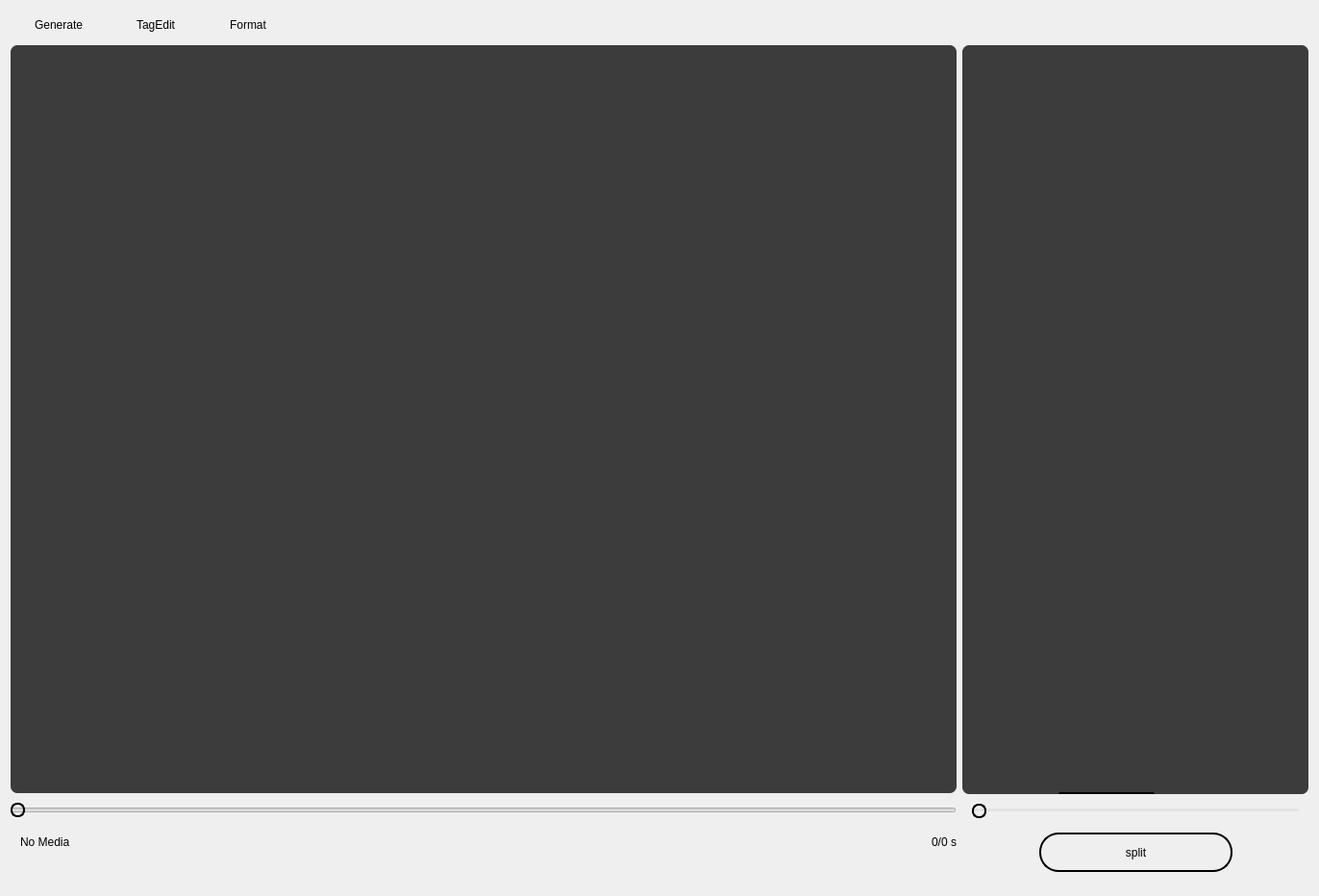
<?xml version="1.0" encoding="UTF-8"?>
<ui version="4.0">
 <class>splitWidget</class>
 <widget class="QWidget" name="splitWidget">
  <property name="geometry">
   <rect>
    <x>0</x>
    <y>0</y>
    <width>1372</width>
    <height>932</height>
   </rect>
  </property>
  <property name="windowTitle">
   <string>VmSplitTool</string>
  </property>
  <property name="windowIcon">
   <iconset resource="../image.qrc">
    <normaloff>:/icon.png</normaloff>:/icon.png</iconset>
  </property>
  <property name="styleSheet">
   <string notr="true">QWIdget
{
	background-color: rgb(230,230,230);
}</string>
  </property>
  <layout class="QGridLayout" name="gridLayout">
   <item row="0" column="0" colspan="2">
    <layout class="QHBoxLayout" name="horizontalLayout">
     <item>
      <widget class="QPushButton" name="generateButton">
       <property name="sizePolicy">
        <sizepolicy hsizetype="Minimum" vsizetype="Fixed">
         <horstretch>0</horstretch>
         <verstretch>0</verstretch>
        </sizepolicy>
       </property>
       <property name="minimumSize">
        <size>
         <width>100</width>
         <height>30</height>
        </size>
       </property>
       <property name="maximumSize">
        <size>
         <width>120</width>
         <height>30</height>
        </size>
       </property>
       <property name="toolTip">
        <string>generater</string>
       </property>
       <property name="styleSheet">
        <string notr="true">QWidget
{
	background-color: rgb(255, 255, 255,0);
	border: 0px solid rgb(0,0,0);
	border-radius: 15px;
	color: rgb(0,0,0);
	font: 75 9pt &quot;等线&quot;;
}
QWidget:hover
{
	font-size:10pt;
	color: rgb(255, 255, 255);
	background-color: rgb(0, 0, 0);
}
QWidget:pressed 
{
	font-size:8pt;
}</string>
       </property>
       <property name="text">
        <string>Generate</string>
       </property>
      </widget>
     </item>
     <item>
      <widget class="QPushButton" name="tagEditButton">
       <property name="sizePolicy">
        <sizepolicy hsizetype="Minimum" vsizetype="Fixed">
         <horstretch>0</horstretch>
         <verstretch>0</verstretch>
        </sizepolicy>
       </property>
       <property name="minimumSize">
        <size>
         <width>90</width>
         <height>30</height>
        </size>
       </property>
       <property name="maximumSize">
        <size>
         <width>120</width>
         <height>30</height>
        </size>
       </property>
       <property name="toolTip">
        <string>generater</string>
       </property>
       <property name="styleSheet">
        <string notr="true">QWidget
{
	background-color: rgb(255, 255, 255,0);
	border: 0px solid rgb(0,0,0);
	border-radius: 15px;
	color: rgb(0,0,0);
	font: 75 9pt &quot;等线&quot;;
}
QWidget:hover
{
	font-size:10pt;
	color: rgb(255, 255, 255);
	background-color: rgb(0, 0, 0);
}
QWidget:pressed 
{
	font-size:8pt;
}</string>
       </property>
       <property name="text">
        <string>TagEdit</string>
       </property>
      </widget>
     </item>
     <item>
      <widget class="QPushButton" name="formatButton">
       <property name="sizePolicy">
        <sizepolicy hsizetype="Minimum" vsizetype="Fixed">
         <horstretch>0</horstretch>
         <verstretch>0</verstretch>
        </sizepolicy>
       </property>
       <property name="minimumSize">
        <size>
         <width>90</width>
         <height>30</height>
        </size>
       </property>
       <property name="maximumSize">
        <size>
         <width>120</width>
         <height>30</height>
        </size>
       </property>
       <property name="toolTip">
        <string>format convert</string>
       </property>
       <property name="styleSheet">
        <string notr="true">QWidget
{
	background-color: rgb(255, 255, 255,0);
	border: 0px solid rgb(0,0,0);
	border-radius: 15px;
	color: rgb(0,0,0);
	font: 75 9pt &quot;等线&quot;;
}
QWidget:hover
{
	font-size:10pt;
	color: rgb(255, 255, 255);
	background-color: rgb(0, 0, 0);
}
QWidget:pressed 
{
	font-size:8pt;
}</string>
       </property>
       <property name="text">
        <string>Format</string>
       </property>
      </widget>
     </item>
     <item>
      <spacer name="horizontalSpacer">
       <property name="orientation">
        <enum>Qt::Horizontal</enum>
       </property>
       <property name="sizeHint" stdset="0">
        <size>
         <width>40</width>
         <height>20</height>
        </size>
       </property>
      </spacer>
     </item>
    </layout>
   </item>
   <item row="1" column="1">
    <layout class="QVBoxLayout" name="verticalLayout">
     <property name="spacing">
      <number>0</number>
     </property>
     <item>
      <layout class="QHBoxLayout" name="horizontalLayout_2">
       <property name="spacing">
        <number>0</number>
       </property>
       <item>
        <widget class="QListWidget" name="startListWidget">
         <property name="sizePolicy">
          <sizepolicy hsizetype="Fixed" vsizetype="Expanding">
           <horstretch>0</horstretch>
           <verstretch>0</verstretch>
          </sizepolicy>
         </property>
         <property name="minimumSize">
          <size>
           <width>100</width>
           <height>0</height>
          </size>
         </property>
         <property name="maximumSize">
          <size>
           <width>100</width>
           <height>16777215</height>
          </size>
         </property>
         <property name="toolTip">
          <string>起始时间</string>
         </property>
         <property name="styleSheet">
          <string notr="true">QWidget
{
	background-color: rgb(60,60,60);
	border: 0px solid rgb(255,255,255);
	border-top-left-radius: 7px;
	border-bottom-left-radius: 7px;
	border-right-width:0px;
	color: #fff;
	font: 75 8pt &quot;微软雅黑&quot;;
}
QWidget:hover
{
	background-color:rgb(100,100,100);
}
QListWidget::item:hover
{
	background:rgb(40,40,40);
}
QListWidget::item:selected 
{
	border:2px solid #fff;
	border-radius:7px;
}
QListWidget::item
{
	color:#ff8200;
}</string>
         </property>
         <property name="verticalScrollBarPolicy">
          <enum>Qt::ScrollBarAlwaysOff</enum>
         </property>
         <property name="horizontalScrollBarPolicy">
          <enum>Qt::ScrollBarAlwaysOff</enum>
         </property>
         <property name="autoScroll">
          <bool>true</bool>
         </property>
         <property name="editTriggers">
          <set>QAbstractItemView::NoEditTriggers</set>
         </property>
         <property name="dragDropMode">
          <enum>QAbstractItemView::DragDrop</enum>
         </property>
         <property name="resizeMode">
          <enum>QListView::Fixed</enum>
         </property>
         <property name="selectionRectVisible">
          <bool>true</bool>
         </property>
        </widget>
       </item>
       <item>
        <widget class="QListWidget" name="endListWidget">
         <property name="sizePolicy">
          <sizepolicy hsizetype="Fixed" vsizetype="Expanding">
           <horstretch>0</horstretch>
           <verstretch>0</verstretch>
          </sizepolicy>
         </property>
         <property name="minimumSize">
          <size>
           <width>100</width>
           <height>0</height>
          </size>
         </property>
         <property name="maximumSize">
          <size>
           <width>100</width>
           <height>16777215</height>
          </size>
         </property>
         <property name="toolTip">
          <string>结束时间</string>
         </property>
         <property name="styleSheet">
          <string notr="true">QWidget
{
	background-color: rgb(60,60,60);
	border-top: 0px solid rgb(255,255);
	border-bottom: 2px solid rgb(0,0,0);
	color: #fff;
	font: 75 8pt &quot;微软雅黑&quot;;
}
QWidget:hover
{
	background-color:rgb(100,100,100);
}
QListWidget::item:hover
{
	background:rgb(40,40,40);
}
QListWidget::item:selected 
{
	border:2px solid #fff;
	border-radius:7px;
}
QListWidget::item
{
	color:#ff8200;
}</string>
         </property>
         <property name="verticalScrollBarPolicy">
          <enum>Qt::ScrollBarAlwaysOff</enum>
         </property>
         <property name="horizontalScrollBarPolicy">
          <enum>Qt::ScrollBarAlwaysOff</enum>
         </property>
         <property name="autoScroll">
          <bool>true</bool>
         </property>
         <property name="editTriggers">
          <set>QAbstractItemView::NoEditTriggers</set>
         </property>
         <property name="dragDropMode">
          <enum>QAbstractItemView::DragDrop</enum>
         </property>
         <property name="resizeMode">
          <enum>QListView::Fixed</enum>
         </property>
         <property name="selectionRectVisible">
          <bool>true</bool>
         </property>
        </widget>
       </item>
       <item>
        <widget class="QListWidget" name="tagListWidget">
         <property name="sizePolicy">
          <sizepolicy hsizetype="Fixed" vsizetype="Expanding">
           <horstretch>0</horstretch>
           <verstretch>0</verstretch>
          </sizepolicy>
         </property>
         <property name="minimumSize">
          <size>
           <width>160</width>
           <height>0</height>
          </size>
         </property>
         <property name="maximumSize">
          <size>
           <width>100</width>
           <height>16777215</height>
          </size>
         </property>
         <property name="toolTip">
          <string>标签</string>
         </property>
         <property name="styleSheet">
          <string notr="true">QWidget
{
	background-color: rgb(60,60,60);
	border: 0px solid rgb(0,0,0);
	border-top-right-radius: 7px;
	border-bottom-right-radius: 7px;
	border-left-width:0px;
	color: #fff;
	font: 75 8pt &quot;微软雅黑&quot;;
}
QWidget:hover
{
	background-color:rgb(100,100,100);
}
QListWidget::item:hover
{
	background:rgb(40,40,40);
}
QListWidget::item:selected 
{
	border:2px solid #fff;
	border-radius:7px;
}
QListWidget::item
{
	color:#00df43;
}</string>
         </property>
         <property name="verticalScrollBarPolicy">
          <enum>Qt::ScrollBarAlwaysOff</enum>
         </property>
         <property name="horizontalScrollBarPolicy">
          <enum>Qt::ScrollBarAlwaysOff</enum>
         </property>
         <property name="autoScroll">
          <bool>true</bool>
         </property>
         <property name="editTriggers">
          <set>QAbstractItemView::DoubleClicked</set>
         </property>
         <property name="dragDropMode">
          <enum>QAbstractItemView::DragDrop</enum>
         </property>
         <property name="resizeMode">
          <enum>QListView::Fixed</enum>
         </property>
         <property name="selectionRectVisible">
          <bool>true</bool>
         </property>
        </widget>
       </item>
      </layout>
     </item>
     <item>
      <widget class="QFrame" name="frame_3">
       <property name="sizePolicy">
        <sizepolicy hsizetype="Preferred" vsizetype="Fixed">
         <horstretch>0</horstretch>
         <verstretch>0</verstretch>
        </sizepolicy>
       </property>
       <property name="minimumSize">
        <size>
         <width>0</width>
         <height>95</height>
        </size>
       </property>
       <property name="styleSheet">
        <string notr="true">background-color: rgb(255, 255, 255,0);</string>
       </property>
       <property name="frameShape">
        <enum>QFrame::StyledPanel</enum>
       </property>
       <property name="frameShadow">
        <enum>QFrame::Raised</enum>
       </property>
       <widget class="QPushButton" name="splitButton">
        <property name="geometry">
         <rect>
          <x>80</x>
          <y>40</y>
          <width>201</width>
          <height>41</height>
         </rect>
        </property>
        <property name="sizePolicy">
         <sizepolicy hsizetype="Fixed" vsizetype="Fixed">
          <horstretch>0</horstretch>
          <verstretch>0</verstretch>
         </sizepolicy>
        </property>
        <property name="minimumSize">
         <size>
          <width>0</width>
          <height>0</height>
         </size>
        </property>
        <property name="maximumSize">
         <size>
          <width>1000</width>
          <height>1000</height>
         </size>
        </property>
        <property name="toolTip">
         <string>split video</string>
        </property>
        <property name="styleSheet">
         <string notr="true">QWidget
{
	background-color: rgb(255, 255, 255,0);
	border: 2px solid rgb(0,0,0);
	border-radius: 20px;
	color: rgb(0,0,0);
	font: 75 11pt &quot;等线&quot;;
}
QWidget:hover
{
	font-size:12pt;
	color: rgb(255, 255, 255);
	background-color: rgb(0, 0, 0);
	border-color:#000;
}
QWidget:pressed 
{
	font-size:9pt;
}</string>
        </property>
        <property name="text">
         <string>split</string>
        </property>
       </widget>
       <widget class="QSlider" name="editSlider">
        <property name="geometry">
         <rect>
          <x>10</x>
          <y>10</y>
          <width>341</width>
          <height>16</height>
         </rect>
        </property>
        <property name="minimumSize">
         <size>
          <width>0</width>
          <height>16</height>
         </size>
        </property>
        <property name="maximumSize">
         <size>
          <width>16777215</width>
          <height>16</height>
         </size>
        </property>
        <property name="cursor">
         <cursorShape>PointingHandCursor</cursorShape>
        </property>
        <property name="styleSheet">
         <string notr="true">QSlider::handle
{
	background-color: rgb(0,0,0,0);
	border:2px solid #000;
	border-radius:7px;
}
QSlider::handle:hover
{
	background:#000;
}
</string>
        </property>
        <property name="maximum">
         <number>10000</number>
        </property>
        <property name="orientation">
         <enum>Qt::Horizontal</enum>
        </property>
        <property name="tickPosition">
         <enum>QSlider::NoTicks</enum>
        </property>
       </widget>
      </widget>
     </item>
    </layout>
   </item>
   <item row="1" column="0">
    <layout class="QVBoxLayout" name="verticalLayout_2">
     <property name="spacing">
      <number>10</number>
     </property>
     <item>
      <widget class="QWidget" name="playWidget" native="true">
       <property name="sizePolicy">
        <sizepolicy hsizetype="Expanding" vsizetype="Expanding">
         <horstretch>0</horstretch>
         <verstretch>0</verstretch>
        </sizepolicy>
       </property>
       <property name="styleSheet">
        <string notr="true">background-color: rgb(60,60,60);
border: 0px solid rgb(0,0,0);
border-radius:7px;
</string>
       </property>
      </widget>
     </item>
     <item>
      <layout class="QHBoxLayout" name="horizontalLayout_6">
       <item>
        <layout class="QVBoxLayout" name="verticalLayout_3">
         <item>
          <widget class="QSlider" name="horizontalSlider">
           <property name="minimumSize">
            <size>
             <width>0</width>
             <height>16</height>
            </size>
           </property>
           <property name="maximumSize">
            <size>
             <width>16777215</width>
             <height>16</height>
            </size>
           </property>
           <property name="cursor">
            <cursorShape>PointingHandCursor</cursorShape>
           </property>
           <property name="styleSheet">
            <string notr="true">QSlider::handle
{
	background-color: rgb(0,0,0,0);
	border:2px solid #000;
	border-radius:7px;
}
QSlider::handle:hover
{
	background:#000;
}</string>
           </property>
           <property name="maximum">
            <number>10000</number>
           </property>
           <property name="orientation">
            <enum>Qt::Horizontal</enum>
           </property>
           <property name="tickPosition">
            <enum>QSlider::NoTicks</enum>
           </property>
          </widget>
         </item>
         <item>
          <layout class="QHBoxLayout" name="horizontalLayout_5">
           <item>
            <widget class="QPushButton" name="openButton">
             <property name="sizePolicy">
              <sizepolicy hsizetype="Expanding" vsizetype="Fixed">
               <horstretch>0</horstretch>
               <verstretch>0</verstretch>
              </sizepolicy>
             </property>
             <property name="minimumSize">
              <size>
               <width>0</width>
               <height>30</height>
              </size>
             </property>
             <property name="maximumSize">
              <size>
               <width>16777215</width>
               <height>30</height>
              </size>
             </property>
             <property name="cursor">
              <cursorShape>PointingHandCursor</cursorShape>
             </property>
             <property name="styleSheet">
              <string notr="true">QPushButton
{
	background-color:rgb(40,40,40,0);
	color: rgb(0,0,0);
	font: 10pt &quot;等线&quot;;
	text-align: left;
	border:0px solid #fff;
	border-radius:0px;
	padding-left:10px;
}
QPushButton:hover
{
	color: rgb(255, 255, 255);
	background-color: qlineargradient(spread:pad, x1:0, y1:0, x2:1, y2:0, stop:0 rgba(60, 60, 60, 255), stop:1 rgba(255, 255, 255, 0));
}
QPushButton:pressd
{
	background-color:rgb(40,40,40,0);
	color: rgb(0,0,0);
	font-size:9px;
}
</string>
             </property>
             <property name="text">
              <string>No Media</string>
             </property>
             <property name="flat">
              <bool>true</bool>
             </property>
            </widget>
           </item>
           <item>
            <widget class="QLabel" name="progressLabel">
             <property name="sizePolicy">
              <sizepolicy hsizetype="Fixed" vsizetype="Fixed">
               <horstretch>0</horstretch>
               <verstretch>0</verstretch>
              </sizepolicy>
             </property>
             <property name="minimumSize">
              <size>
               <width>200</width>
               <height>30</height>
              </size>
             </property>
             <property name="maximumSize">
              <size>
               <width>200</width>
               <height>30</height>
              </size>
             </property>
             <property name="styleSheet">
              <string notr="true">QWidget
{
	background-color:rgb(40,40,40,0);
	color: rgb(0,0,0);
	font: 10pt &quot;等线&quot;;
}
</string>
             </property>
             <property name="text">
              <string>0/0 s</string>
             </property>
             <property name="alignment">
              <set>Qt::AlignRight|Qt::AlignTrailing|Qt::AlignVCenter</set>
             </property>
            </widget>
           </item>
          </layout>
         </item>
        </layout>
       </item>
      </layout>
     </item>
     <item>
      <widget class="QLabel" name="debugLabel">
       <property name="sizePolicy">
        <sizepolicy hsizetype="Preferred" vsizetype="Fixed">
         <horstretch>0</horstretch>
         <verstretch>0</verstretch>
        </sizepolicy>
       </property>
       <property name="minimumSize">
        <size>
         <width>0</width>
         <height>20</height>
        </size>
       </property>
       <property name="maximumSize">
        <size>
         <width>16777215</width>
         <height>20</height>
        </size>
       </property>
       <property name="styleSheet">
        <string notr="true">QWidget
{
	background-color:rgb(40,40,40,0);
	color: gray;
	font: 9pt &quot;等线&quot;;
}
</string>
       </property>
       <property name="text">
        <string/>
       </property>
      </widget>
     </item>
    </layout>
   </item>
  </layout>
  <action name="actionClear">
   <property name="text">
    <string>清空列表</string>
   </property>
  </action>
  <action name="actionDelete">
   <property name="text">
    <string>删除项目</string>
   </property>
  </action>
  <action name="actionMerge">
   <property name="text">
    <string>合并项目</string>
   </property>
  </action>
  <action name="actionDetect">
   <property name="text">
    <string>矫正数值</string>
   </property>
   <property name="toolTip">
    <string>&lt;html&gt;&lt;head/&gt;&lt;body&gt;&lt;p&gt;detect the vidoe fragment&lt;/p&gt;&lt;/body&gt;&lt;/html&gt;</string>
   </property>
  </action>
  <action name="actionDivide">
   <property name="text">
    <string>分裂项目</string>
   </property>
  </action>
  <action name="actionEdit">
   <property name="text">
    <string>编辑项目</string>
   </property>
  </action>
  <action name="actionLoadSave">
   <property name="text">
    <string>载入存档</string>
   </property>
  </action>
  <action name="actionDetectFill">
   <property name="text">
    <string>自动分割</string>
   </property>
   <property name="toolTip">
    <string>&lt;html&gt;&lt;head/&gt;&lt;body&gt;&lt;p&gt;detect the vidoe fragment&lt;/p&gt;&lt;/body&gt;&lt;/html&gt;</string>
   </property>
  </action>
 </widget>
 <resources>
  <include location="../image.qrc"/>
 </resources>
 <connections/>
</ui>
